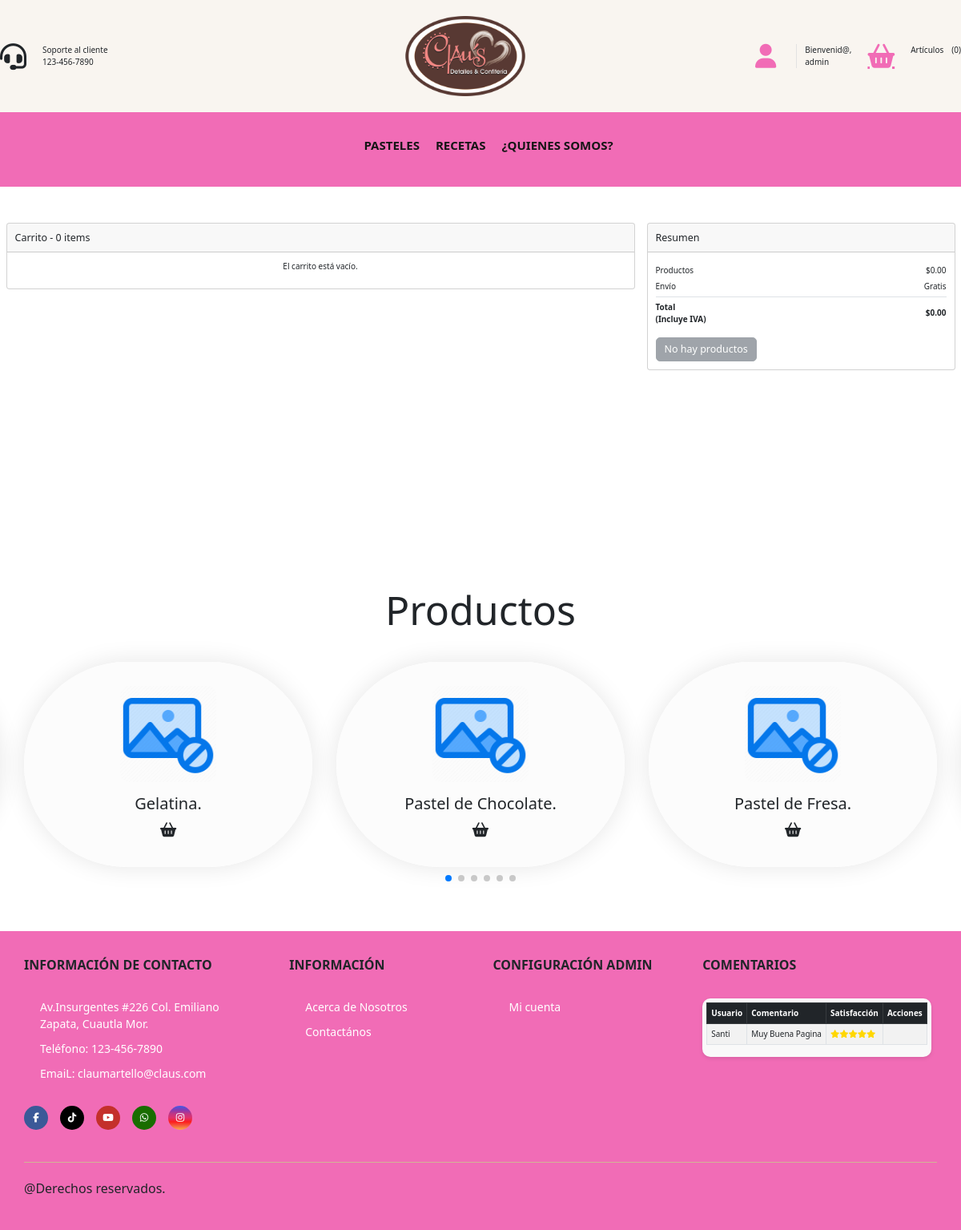
Screenshot of /Vista/carrito.php (signed in) with the database file from the repository.
### tables this page shows
CREATE TABLE `pasteles` (
  `id_pastel` int(11) NOT NULL COMMENT 'Guarda el numero identificador del pastel',
  `nombreP` varchar(20) NOT NULL COMMENT 'Guarda el nombre del pastel',
  `descripcion` text NOT NULL COMMENT 'Guarda una descripcion de lo que contiene el pastel',
  `precio` double NOT NULL DEFAULT 0 COMMENT 'Guarda el precio del pastel',
  `visualizacion` varchar(15) NOT NULL COMMENT 'Se alamacena visualizar o ocultar dependiendo si se desea visualizar el pastel',
  PRIMARY KEY (`id_pastel`)
);

CREATE TABLE `comentarios` (
  `id` int(11) NOT NULL AUTO_INCREMENT,
  `idUsuario` varchar(10) NOT NULL COMMENT 'Guarda el numero identificador del usuario que hizo el comentario',
  `comentario` text NOT NULL COMMENT 'Guarda el comentario realizado por el usuario',
  `satisfaccion` int(11) NOT NULL COMMENT 'Guarda la satisfacci?n del usuario con el servicio (1-5)',
  PRIMARY KEY (`id`),
  KEY `idUsuario` (`idUsuario`),
  CONSTRAINT `comentarios_ibfk_1` FOREIGN KEY (`idUsuario`) REFERENCES `usuarios` (`usuario`) ON DELETE CASCADE ON UPDATE CASCADE
);

CREATE TABLE `usuarios` (
  `usuario` varchar(10) NOT NULL COMMENT 'Guarda el nombre identificador del usuario',
  `nombre` varchar(20) NOT NULL COMMENT 'Guarda el nombre real del usuario',
  `apellido` varchar(20) NOT NULL COMMENT 'Guarda el apellido del usuario',
  `correo` varchar(30) NOT NULL COMMENT 'Guarda el correo del usuario',
  `contrasena` varchar(30) NOT NULL COMMENT 'Guarda la contrasenia del usuario',
  `rol` int(11) NOT NULL COMMENT 'Tipo de rol del usuario',
  PRIMARY KEY (`usuario`),
  KEY `rol` (`rol`),
  CONSTRAINT `usuarios_ibfk_1` FOREIGN KEY (`rol`) REFERENCES `rol` (`id_rol`) ON UPDATE CASCADE
);

### Vista/carrito.php (the view, shortened to what this page needs)
<?php require '../Static/head.php'; ?>
<link rel="stylesheet" href="../Static/css/CarritoStyle.css" />
<body>
	<header>
			<div class="container-hero">
				<div class="container hero">
					<div class="customer-support">
						<i class="fa-solid fa-headset"></i>
						<div class="content-customer-support">
							<span class="text">Soporte al cliente</span>
							<span class="number">123-456-7890</span>
						</div>
					</div>
					<div class="container-logo">
              			<a href="../Vista/Index.php"><img src="../Static/img/clausLogo.png" alt="Claus Logo" /></a>
					</div>
					<div class="container-user">
                        <div class="dropdown">
                            <a class="fa-solid fa-user" href="#" role="button" data-bs-toggle="dropdown" aria-expanded="false"></a>
                        </div>
						<span class="welcome-message">
							<?php if (isset($_SESSION['usuario'])): ?>
								Bienvenid@, <br><?php echo htmlspecialchars($_SESSION['usuario']); ?>
							<?php else: ?>
								Bienvenid@
							<?php endif; ?>
						</span>
						<a class="fa-solid fa-basket-shopping" href="../Vista/carrito.php" role="button"></a>
                        <span class="text">Artículos</span>
                        <span class="number">(<?php echo $numero_articulos; ?>)</span>
					</div>
				</div>
			</div>
			<div class="container-navbar">
				<nav class="navbar container">
					<ul class="menu">
                        <li><a href="../Vista/Index.php#pasteles">Pasteles</a></li>
						<li><a href="../Vista/Index.php#recetas">Recetas</a></li>
						<li><a href="../Vista/Index.php#quienessomos">¿Quienes Somos?</a></li>
					</ul>
				</nav>
			</div>
		</header>
    <section class="h-100 gradient-custom">
        <div class="container py-5">
            <div class="row d-flex justify-content-center my-4">
                <div class="col-md-8">
                    <div class="card mb-4">
                        <div class="card-header py-3">
                            <h5 class="mb-0">Carrito - <?php echo isset($_SESSION['carrito']) ? count($_SESSION['carrito']) : 0; ?> items</h5>
                        </div>
                        <div class="card-body">
                            <?php
                            $total = 0;
                            if (!empty($_SESSION['carrito'])) {
                                foreach ($_SESSION['carrito'] as $index => $pedido) {
                                    $precio = floatval($pedido['precio']);
                                    $total += $precio;
                                    $imagen = "../Static/img/Productos/" . $pedido['nombreP'] . ".png";
                                    if (!file_exists($imagen)) {
                                        $imagen = "../Static/img/nophoto.png";
                                    }
                                    ?>
                                    <div class="row mb-4">
                                        <div class="col-lg-3 col-md-12 mb-4 mb-lg-0">
                                            <div class="bg-image hover-overlay hover-zoom ripple rounded" data-mdb-ripple-color="light">
                                                <img src="<?php echo $imagen; ?>" class="w-100" alt="Producto">
                                                <a href="#!">
                                                    <div class="mask" style="background-color: rgba(251, 251, 251, 0.2)"></div>
                                                </a>
                                            </div>
                                        </div>
                                        <div class="col-lg-5 col-md-6 mb-4 mb-lg-0">
                                            <p><strong><?php echo htmlspecialchars($pedido['nombreP']); ?></strong></p>
                                            <p>Color: <?php echo htmlspecialchars($pedido['color']); ?></p>
                                            <p>Texto: <?php echo htmlspecialchars($pedido['texto']); ?></p>
                                            <p>Fecha de Entrega: <?php echo htmlspecialchars($pedido['fecha_entrega']); ?></p>
                                            <form method="POST" action="../Controlador/Drop_carrito.php" id="form-eliminar-<?php echo $index; ?>">
                                                <input type="hidden" name="index" value="<?php echo $index; ?>">
                                                <input type="hidden" name="eliminar_producto" value="1">
                                                <button type="button" onclick="confirmarEliminacion(event, <?php echo $index; ?>)" class="btn btn-danger btn-sm mb-2" title="Eliminar producto">
                                                    <i class="fas fa-trash"></i>
                                                </button>
                                            </form>
                                        </div>
                                        <div class="col-lg-4 col-md-6 mb-4 mb-lg-0">
                                            <div class="d-flex mb-4" style="max-width: 300px">
                                                <input id="form1" min="0" name="quantity" value="1" type="number" class="form-control text-center" disabled />
                                            </div>
                                            <p class="text-start text-md-center">
                                                <strong>$<?php echo number_format($precio, 2); ?></strong>
                                            </p>
                                        </div>
                                    </div>
                                    <hr class="my-4" />
                                    <?php
                                }
                            } else {
                                echo "<p class='text-center'>El carrito está vacío.</p>";
                            }
                            ?>
                        </div>
                    </div>
                </div>
                <div class="col-md-4">
                    <div class="card mb-4">
                        <div class="card-header py-3">
                            <h5 class="mb-0">Resumen</h5>
                        </div>
                        <div class="card-body">
                            <ul class="list-group list-group-flush">
                                <li class="list-group-item d-flex justify-content-between align-items-center border-0 px-0 pb-0">
                                    Productos
                                    <span>$<?php echo number_format($total, 2); ?></span>
                                </li>
                                <li class="list-group-item d-flex justify-content-between align-items-center px-0">
                                    Envío
                                    <span>Gratis</span>
                                </li>
                                <li class="list-group-item d-flex justify-content-between align-items-center border-0 px-0 mb-3">
                                    <div>
                                        <strong>Total</strong>
                                        <strong>
                                            <p class="mb-0">(Incluye IVA)</p>
                                        </strong>
                                    </div>
                                    <span><strong>$<?php echo number_format($total, 2); ?></strong></span>
                                </li>
                            </ul>
                            <?php if (!empty($_SESSION['carrito'])) { ?>
                                <form method="POST" action="../Controlador/Add_pedido.php">
                                    <button type="submit" class="btn btn-primary btn-lg btn-block" name="realizar_pedido">Realizar Pedido</button>
                                </form>
                            <?php } else { ?>
                                <button class="btn btn-secondary btn-lg btn-block" disabled>No hay productos</button>
                            <?php } ?>
                        </div>
                    </div>
                </div>
            </div>
        </div>
    </section>
    <div class="slider" reverse="true" style="
        --width: 300px;
        --height: 169px;
        --quantity: 10;
    ">
    </div>
    <section class="produ" id="produ">
        <div class="heading">
            <h1 class="heading-1">Productos</h1>
        </div>
        <div class="swiper produ-row">
            <div class="swiper-wrapper">
                <?php
                $counter = 4;
                foreach (array_slice($pasteles, 3) as $row) {
                    $imagen = "../Static/img/Productos/" . $row['nombreP'] . ".png";
                    if (!file_exists($imagen)) {
                        $imagen = "../Static/img/nophoto.png";
                    }
                    ?>
                    <div class="swiper-slide box">
                        <div class="img">
                            <img onclick="handleButtonClick(<?php echo $counter; ?>, '<?php echo $url; ?>', <?php echo $row['id_pastel']; ?>,
                                    '<?php echo htmlspecialchars($row['descripcion'], ENT_QUOTES); ?>')" src="<?php echo $imagen; ?>" alt="">
                        </div>
                        <div class="produ-content">
                            <h3><?php echo $row['nombreP']; ?>.</h3>
                            <div class="orderNow">
                                <button class="fa-solid fa-basket-shopping"
                                    onclick="handleButtonClick(<?php echo $counter; ?>, '<?php echo $url; ?>', <?php echo $row['id_pastel']; ?>,
                                    '<?php echo htmlspecialchars($row['descripcion'], ENT_QUOTES); ?>')">
                                </button>
                            </div>
                        </div>
                    </div>
                    <?php
                    $counter++;
                }
                ?>
            </div>
            <div class="swiper-pagination"></div>
        </div>
    </section>
    <?php require '../Static/footer.php';?>
</body>

### Static/footer.php (shortened to what this page needs)
<footer class="footer">
			<div class="container container-footer">
				<div class="menu-footer">
					<div class="contact-info">
						<p class="title-footer">Información de Contacto</p>
						<ul>
							<li>
								Av.Insurgentes #226 Col. Emiliano Zapata, Cuautla Mor.
							</li>
							<li>Teléfono: 123-456-7890</li>
							<li>EmaiL: claumartello@claus.com</li>
						</ul>
						<div class="social-icons">
							<span class="facebook" >
								<a class="fa-brands fa-facebook-f" href="https://www.facebook.com/ClausDetallesYConfiteria/photos" role="button"></a>
							</span>
							<span class="tiktok">
								<a class="fa-brands fa-tiktok" href="https://www.tiktok.com/@claus.detalles.y" role="button"></a>
							</span>
							<span class="youtube">
								<a class="fa-brands fa-youtube" href="https://www.youtube.com/@clausdetallesyconfiteria" role="button"></a>
							</span>
							<span class="whatsapp">
								<a class="fa-brands fa-whatsapp" href="https://wa.link/69atyu" role="button"></a>
							</span>
							<span class="instagram">
								<a class="fa-brands fa-instagram" href="https://www.instagram.com/clausdetallesyconfiteria/" role="button"></a>
							</span>
						</div>
					</div>
					<div class="information">
						<p class="title-footer">Información</p>
						<ul>
							<li><a href="#quienessomos">Acerca de Nosotros</a></li>
							<li><a href="https://wa.link/69atyu">Contactános</a></li>
						</ul>
					</div>
					<div class="my-account">
						<?php if (isset($_SESSION['usuario']) && $rol == 1): ?>
							<p class="title-footer">Configuración Admin</p>
							<ul>
								<li><a href="../Vista/IndexAdmin.php">Mi cuenta</a></li>
							</ul>
						<?php endif; ?>
					</div>
					<div class="newsletter">
						<p class="title-footer">Comentarios</p>
						<div class="content">
              <div class="comentarios">
                <div class="table-responsive">
                    <table class="table table-striped table-bordered table-hover">
                        <thead class="table-dark">
                            <tr>
                                <th>Usuario</th>
                                <th>Comentario</th>
                                <th>Satisfacción</th>
                                <th>Acciones</th>
                            </tr>
                        </thead>
                        <tbody>
                            <?php
                            $consulta = "SELECT c.idUsuario, c.id ,c.comentario, c.satisfaccion, u.nombre FROM comentarios c JOIN usuarios u ON c.idUsuario = u.usuario;";
                            $resultado = mysqli_query($conexion, $consulta);
                            if (mysqli_num_rows($resultado) > 0) {
                                while ($row = mysqli_fetch_assoc($resultado)) {
                                    $nombre = $row['nombre'];
                                    $com = $row['comentario'];
                                    $satisfaccion = $row['satisfaccion'];
                            ?>
                            <tr>
                                <td><?php echo $nombre; ?></td>
                                <td><?php echo $com; ?></td>
                                <td>
                                    <?php
                                    for ($i = 1; $i <= 5; $i++) {
                                        if ($i <= $satisfaccion) {
                                            echo '<i class="fa fa-star" style="color: gold;"></i>';
                                        } else {
                                            echo '<i class="fa fa-star" style="color: gray;"></i>';
                                        }
                                    }
                                    ?>
                                </td>
                                <td>
                                </td>
                            </tr>
                            <?php
                                }
                            } else {
                                echo '<tr><td colspan="4">No hay Comentarios disponibles.</td></tr>';
                            }
                            ?>
                        </tbody>
                    </table>
                </div>
            </div>
						</div>
					</div>
				</div>
				<div class="copyright">
					<p>
						@Derechos reservados.
					</p>
				</div>
			</div>
		</footer>

### rows the page displays
pasteles: nombreP "Pastel de Chocolate"
pasteles: nombreP "Pastel de Fresa"
pasteles: nombreP "Gelatina"
comentarios: idUsuario.nombre "Santi", comentario "Muy Buena Pagina", satisfaccion 5 (drawn)

### other values shown
$_SESSION['usuario'] "admin"
$numero_articulos "0"
$total "0.00"
